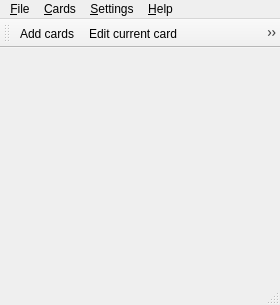
<?xml version="1.0" encoding="UTF-8"?>
<ui version="4.0">
 <class>MainWdgt</class>
 <widget class="QMainWindow" name="MainWdgt">
  <property name="geometry">
   <rect>
    <x>0</x>
    <y>0</y>
    <width>280</width>
    <height>305</height>
   </rect>
  </property>
  <property name="sizePolicy">
   <sizepolicy hsizetype="Minimum" vsizetype="Minimum">
    <horstretch>0</horstretch>
    <verstretch>0</verstretch>
   </sizepolicy>
  </property>
  <property name="windowTitle">
   <string>Mnemosyne</string>
  </property>
  <property name="windowIcon">
   <iconset resource="mnemosyne.qrc">
    <normaloff>:/mnemosyne/pixmaps/mnemosyne.png</normaloff>:/mnemosyne/pixmaps/mnemosyne.png</iconset>
  </property>
  <widget class="QWidget" name="centralwidget"/>
  <widget class="QMenuBar" name="menu_bar">
   <property name="geometry">
    <rect>
     <x>0</x>
     <y>0</y>
     <width>280</width>
     <height>21</height>
    </rect>
   </property>
   <widget class="QMenu" name="menu_Settings">
    <property name="title">
     <string>&amp;Settings</string>
    </property>
    <addaction name="actionConfigure"/>
    <addaction name="actionSetCardAppearance"/>
    <addaction name="actionActivatePlugins"/>
   </widget>
   <widget class="QMenu" name="menu_Help">
    <property name="title">
     <string>&amp;Help</string>
    </property>
    <addaction name="actionGettingStarted"/>
    <addaction name="actionTip"/>
    <addaction name="separator"/>
    <addaction name="actionHelpAbout"/>
   </widget>
   <widget class="QMenu" name="menuFile">
    <property name="title">
     <string>&amp;File</string>
    </property>
    <addaction name="actionFileNew"/>
    <addaction name="actionFileOpen"/>
    <addaction name="actionFileSave"/>
    <addaction name="actionFileSaveAs"/>
    <addaction name="separator"/>
    <addaction name="actionImport"/>
    <addaction name="actionSync"/>
    <addaction name="separator"/>
    <addaction name="actionFileExit"/>
   </widget>
   <widget class="QMenu" name="menu_Cards">
    <property name="title">
     <string>&amp;Cards</string>
    </property>
    <addaction name="actionAddCards"/>
    <addaction name="actionEditCurrentCard"/>
    <addaction name="actionDeleteCurrentCard"/>
    <addaction name="separator"/>
    <addaction name="actionBrowseCards"/>
    <addaction name="actionActivateCards"/>
    <addaction name="actionCloneCardTypes"/>
    <addaction name="separator"/>
    <addaction name="actionShowStatistics"/>
   </widget>
   <addaction name="menuFile"/>
   <addaction name="menu_Cards"/>
   <addaction name="menu_Settings"/>
   <addaction name="menu_Help"/>
  </widget>
  <widget class="QStatusBar" name="status_bar"/>
  <widget class="QToolBar" name="tool_bar">
   <property name="windowTitle">
    <string>toolBar</string>
   </property>
   <property name="iconSize">
    <size>
     <width>22</width>
     <height>22</height>
    </size>
   </property>
   <attribute name="toolBarArea">
    <enum>TopToolBarArea</enum>
   </attribute>
   <attribute name="toolBarBreak">
    <bool>false</bool>
   </attribute>
   <addaction name="actionAddCards"/>
   <addaction name="actionEditCurrentCard"/>
   <addaction name="actionDeleteCurrentCard"/>
   <addaction name="actionBrowseCards"/>
   <addaction name="actionShowStatistics"/>
  </widget>
  <action name="actionActivateCards">
   <property name="text">
    <string>(De)a&amp;ctivate cards...</string>
   </property>
   <property name="shortcut">
    <string>Ctrl+D</string>
   </property>
  </action>
  <action name="actionAddCards">
   <property name="icon">
    <iconset resource="mnemosyne.qrc">
     <normaloff>:/mnemosyne/pixmaps/add.png</normaloff>:/mnemosyne/pixmaps/add.png</iconset>
   </property>
   <property name="text">
    <string>&amp;Add cards...</string>
   </property>
   <property name="shortcut">
    <string>Ctrl+A</string>
   </property>
  </action>
  <action name="actionConfigure">
   <property name="icon">
    <iconset resource="mnemosyne.qrc">
     <normaloff>:/mnemosyne/pixmaps/configure.png</normaloff>:/mnemosyne/pixmaps/configure.png</iconset>
   </property>
   <property name="text">
    <string>&amp;Configure Mnemosyne...</string>
   </property>
  </action>
  <action name="actionDeleteCurrentCard">
   <property name="icon">
    <iconset resource="mnemosyne.qrc">
     <normaloff>:/mnemosyne/pixmaps/delete.png</normaloff>:/mnemosyne/pixmaps/delete.png</iconset>
   </property>
   <property name="text">
    <string>&amp;Delete current card</string>
   </property>
   <property name="shortcut">
    <string>Backspace</string>
   </property>
  </action>
  <action name="actionEditCurrentCard">
   <property name="icon">
    <iconset resource="mnemosyne.qrc">
     <normaloff>:/mnemosyne/pixmaps/edit.png</normaloff>:/mnemosyne/pixmaps/edit.png</iconset>
   </property>
   <property name="text">
    <string>&amp;Edit current card...</string>
   </property>
   <property name="shortcut">
    <string>Ctrl+E</string>
   </property>
  </action>
  <action name="actionBrowseCards">
   <property name="icon">
    <iconset resource="mnemosyne.qrc">
     <normaloff>:/mnemosyne/pixmaps/cards.png</normaloff>:/mnemosyne/pixmaps/cards.png</iconset>
   </property>
   <property name="text">
    <string>&amp;Browse cards...</string>
   </property>
   <property name="shortcut">
    <string>Ctrl+B</string>
   </property>
  </action>
  <action name="actionExport">
   <property name="text">
    <string>&amp;Export...</string>
   </property>
  </action>
  <action name="actionFileExit">
   <property name="icon">
    <iconset resource="mnemosyne.qrc">
     <normaloff>:/mnemosyne/pixmaps/exit.png</normaloff>:/mnemosyne/pixmaps/exit.png</iconset>
   </property>
   <property name="text">
    <string>E&amp;xit</string>
   </property>
  </action>
  <action name="actionFileNew">
   <property name="icon">
    <iconset>
     <normaloff>../../pixmaps/filenew.png</normaloff>../../pixmaps/filenew.png</iconset>
   </property>
   <property name="text">
    <string>&amp;New...</string>
   </property>
   <property name="shortcut">
    <string>Ctrl+N</string>
   </property>
  </action>
  <action name="actionFileOpen">
   <property name="icon">
    <iconset resource="mnemosyne.qrc">
     <normaloff>:/mnemosyne/pixmaps/fileopen.png</normaloff>:/mnemosyne/pixmaps/fileopen.png</iconset>
   </property>
   <property name="text">
    <string>&amp;Open...</string>
   </property>
   <property name="shortcut">
    <string>Ctrl+O</string>
   </property>
  </action>
  <action name="actionFileSave">
   <property name="icon">
    <iconset resource="mnemosyne.qrc">
     <normaloff>:/mnemosyne/pixmaps/filesave.png</normaloff>:/mnemosyne/pixmaps/filesave.png</iconset>
   </property>
   <property name="text">
    <string>&amp;Save</string>
   </property>
   <property name="shortcut">
    <string>Ctrl+S</string>
   </property>
  </action>
  <action name="actionFileSaveAs">
   <property name="icon">
    <iconset resource="mnemosyne.qrc">
     <normaloff>:/mnemosyne/pixmaps/filesaveas.png</normaloff>:/mnemosyne/pixmaps/filesaveas.png</iconset>
   </property>
   <property name="text">
    <string>Save &amp;as...</string>
   </property>
  </action>
  <action name="actionHelpAbout">
   <property name="text">
    <string>&amp;About</string>
   </property>
  </action>
  <action name="actionImport">
   <property name="text">
    <string>&amp;Import...</string>
   </property>
  </action>
  <action name="actionGettingStarted">
   <property name="text">
    <string>&amp;Getting started</string>
   </property>
  </action>
  <action name="actionShowStatistics">
   <property name="icon">
    <iconset resource="mnemosyne.qrc">
     <normaloff>:/mnemosyne/pixmaps/statistics.png</normaloff>:/mnemosyne/pixmaps/statistics.png</iconset>
   </property>
   <property name="text">
    <string>Show s&amp;tatistics...</string>
   </property>
   <property name="shortcut">
    <string>Ctrl+T</string>
   </property>
  </action>
  <action name="actionTip">
   <property name="text">
    <string>&amp;Tip of the day</string>
   </property>
  </action>
  <action name="actionSetCardAppearance">
   <property name="text">
    <string>Set card &amp;appearance...</string>
   </property>
  </action>
  <action name="actionActivatePlugins">
   <property name="text">
    <string>Activate &amp;plugins...</string>
   </property>
   <property name="toolTip">
    <string>Activate plugins</string>
   </property>
  </action>
  <action name="actionCloneCardTypes">
   <property name="text">
    <string>C&amp;lone card types...</string>
   </property>
  </action>
  <action name="actionSync">
   <property name="text">
    <string>S&amp;ync...</string>
   </property>
   <property name="shortcut">
    <string>Ctrl+Y</string>
   </property>
  </action>
 </widget>
 <resources>
  <include location="mnemosyne.qrc"/>
 </resources>
 <connections>
  <connection>
   <sender>actionAddCards</sender>
   <signal>triggered()</signal>
   <receiver>MainWdgt</receiver>
   <slot>add_cards</slot>
   <hints>
    <hint type="sourcelabel">
     <x>-1</x>
     <y>-1</y>
    </hint>
    <hint type="destinationlabel">
     <x>164</x>
     <y>226</y>
    </hint>
   </hints>
  </connection>
  <connection>
   <sender>actionFileNew</sender>
   <signal>triggered()</signal>
   <receiver>MainWdgt</receiver>
   <slot>file_new</slot>
   <hints>
    <hint type="sourcelabel">
     <x>-1</x>
     <y>-1</y>
    </hint>
    <hint type="destinationlabel">
     <x>269</x>
     <y>146</y>
    </hint>
   </hints>
  </connection>
  <connection>
   <sender>actionFileOpen</sender>
   <signal>triggered()</signal>
   <receiver>MainWdgt</receiver>
   <slot>file_open</slot>
   <hints>
    <hint type="sourcelabel">
     <x>-1</x>
     <y>-1</y>
    </hint>
    <hint type="destinationlabel">
     <x>269</x>
     <y>179</y>
    </hint>
   </hints>
  </connection>
  <connection>
   <sender>actionFileSave</sender>
   <signal>triggered()</signal>
   <receiver>MainWdgt</receiver>
   <slot>file_save</slot>
   <hints>
    <hint type="sourcelabel">
     <x>-1</x>
     <y>-1</y>
    </hint>
    <hint type="destinationlabel">
     <x>93</x>
     <y>124</y>
    </hint>
   </hints>
  </connection>
  <connection>
   <sender>actionFileSaveAs</sender>
   <signal>triggered()</signal>
   <receiver>MainWdgt</receiver>
   <slot>file_save_as</slot>
   <hints>
    <hint type="sourcelabel">
     <x>-1</x>
     <y>-1</y>
    </hint>
    <hint type="destinationlabel">
     <x>93</x>
     <y>124</y>
    </hint>
   </hints>
  </connection>
  <connection>
   <sender>actionFileExit</sender>
   <signal>triggered()</signal>
   <receiver>MainWdgt</receiver>
   <slot>close()</slot>
   <hints>
    <hint type="sourcelabel">
     <x>-1</x>
     <y>-1</y>
    </hint>
    <hint type="destinationlabel">
     <x>269</x>
     <y>124</y>
    </hint>
   </hints>
  </connection>
  <connection>
   <sender>actionEditCurrentCard</sender>
   <signal>triggered()</signal>
   <receiver>MainWdgt</receiver>
   <slot>edit_current_card</slot>
   <hints>
    <hint type="sourcelabel">
     <x>-1</x>
     <y>-1</y>
    </hint>
    <hint type="destinationlabel">
     <x>83</x>
     <y>87</y>
    </hint>
   </hints>
  </connection>
  <connection>
   <sender>actionDeleteCurrentCard</sender>
   <signal>triggered()</signal>
   <receiver>MainWdgt</receiver>
   <slot>delete_current_card</slot>
   <hints>
    <hint type="sourcelabel">
     <x>-1</x>
     <y>-1</y>
    </hint>
    <hint type="destinationlabel">
     <x>109</x>
     <y>67</y>
    </hint>
   </hints>
  </connection>
  <connection>
   <sender>actionSetCardAppearance</sender>
   <signal>triggered()</signal>
   <receiver>MainWdgt</receiver>
   <slot>set_card_appearance</slot>
   <hints>
    <hint type="sourcelabel">
     <x>-1</x>
     <y>-1</y>
    </hint>
    <hint type="destinationlabel">
     <x>123</x>
     <y>103</y>
    </hint>
   </hints>
  </connection>
  <connection>
   <sender>actionActivatePlugins</sender>
   <signal>triggered()</signal>
   <receiver>MainWdgt</receiver>
   <slot>activate_plugins</slot>
   <hints>
    <hint type="sourcelabel">
     <x>-1</x>
     <y>-1</y>
    </hint>
    <hint type="destinationlabel">
     <x>113</x>
     <y>85</y>
    </hint>
   </hints>
  </connection>
  <connection>
   <sender>actionCloneCardTypes</sender>
   <signal>triggered()</signal>
   <receiver>MainWdgt</receiver>
   <slot>manage_card_types</slot>
   <hints>
    <hint type="sourcelabel">
     <x>-1</x>
     <y>-1</y>
    </hint>
    <hint type="destinationlabel">
     <x>277</x>
     <y>85</y>
    </hint>
   </hints>
  </connection>
  <connection>
   <sender>actionShowStatistics</sender>
   <signal>triggered()</signal>
   <receiver>MainWdgt</receiver>
   <slot>show_statistics</slot>
   <hints>
    <hint type="sourcelabel">
     <x>-1</x>
     <y>-1</y>
    </hint>
    <hint type="destinationlabel">
     <x>250</x>
     <y>105</y>
    </hint>
   </hints>
  </connection>
  <connection>
   <sender>actionImport</sender>
   <signal>triggered()</signal>
   <receiver>MainWdgt</receiver>
   <slot>import_file</slot>
   <hints>
    <hint type="sourcelabel">
     <x>-1</x>
     <y>-1</y>
    </hint>
    <hint type="destinationlabel">
     <x>131</x>
     <y>152</y>
    </hint>
   </hints>
  </connection>
  <connection>
   <sender>actionConfigure</sender>
   <signal>triggered()</signal>
   <receiver>MainWdgt</receiver>
   <slot>configure</slot>
   <hints>
    <hint type="sourcelabel">
     <x>-1</x>
     <y>-1</y>
    </hint>
    <hint type="destinationlabel">
     <x>109</x>
     <y>92</y>
    </hint>
   </hints>
  </connection>
  <connection>
   <sender>actionActivateCards</sender>
   <signal>triggered()</signal>
   <receiver>MainWdgt</receiver>
   <slot>activate_cards</slot>
   <hints>
    <hint type="sourcelabel">
     <x>-1</x>
     <y>-1</y>
    </hint>
    <hint type="destinationlabel">
     <x>123</x>
     <y>100</y>
    </hint>
   </hints>
  </connection>
  <connection>
   <sender>actionSync</sender>
   <signal>triggered()</signal>
   <receiver>MainWdgt</receiver>
   <slot>sync</slot>
   <hints>
    <hint type="sourcelabel">
     <x>-1</x>
     <y>-1</y>
    </hint>
    <hint type="destinationlabel">
     <x>139</x>
     <y>152</y>
    </hint>
   </hints>
  </connection>
  <connection>
   <sender>actionBrowseCards</sender>
   <signal>triggered()</signal>
   <receiver>MainWdgt</receiver>
   <slot>browse_cards</slot>
   <hints>
    <hint type="sourcelabel">
     <x>-1</x>
     <y>-1</y>
    </hint>
    <hint type="destinationlabel">
     <x>139</x>
     <y>152</y>
    </hint>
   </hints>
  </connection>
  <connection>
   <sender>actionTip</sender>
   <signal>triggered()</signal>
   <receiver>MainWdgt</receiver>
   <slot>show_tip</slot>
   <hints>
    <hint type="sourcelabel">
     <x>-1</x>
     <y>-1</y>
    </hint>
    <hint type="destinationlabel">
     <x>139</x>
     <y>152</y>
    </hint>
   </hints>
  </connection>
  <connection>
   <sender>actionGettingStarted</sender>
   <signal>triggered()</signal>
   <receiver>MainWdgt</receiver>
   <slot>show_getting_started</slot>
   <hints>
    <hint type="sourcelabel">
     <x>-1</x>
     <y>-1</y>
    </hint>
    <hint type="destinationlabel">
     <x>139</x>
     <y>152</y>
    </hint>
   </hints>
  </connection>
 </connections>
</ui>
